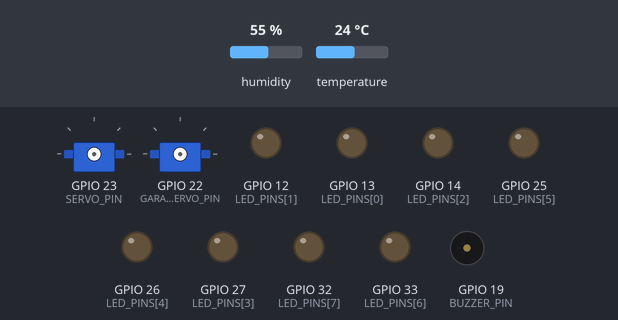
The sketch below on a simulated ESP32. Shown: 2 × servo, output pins drawn as LEDs (lit = HIGH), buzzer (waves = sounding, pin HIGH). Inputs (shaded band) come from the test bench; at power-on: humidity 55 %, temperature 24 °C. WiFi joins after 1.5 s; servers stay silent unless stated; uploads are accepted with an empty reply; what the sketch prints to the serial monitor is not drawn.

Above: at 0.0 s.
At 3.8 s:
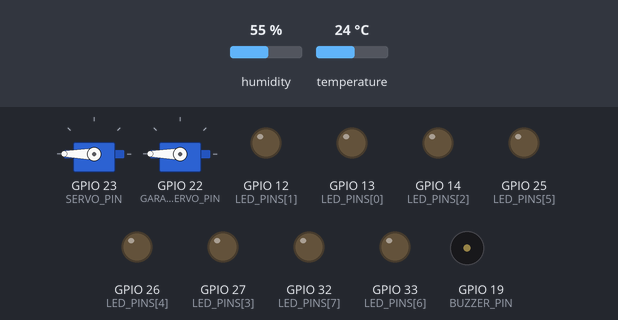
Timing chart, 0 to 5.3 s (numbered marks = the images above):
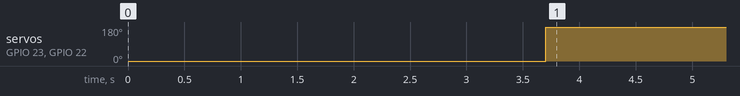

Measured:
- by itself, servo on GPIO 23 (SERVO_PIN), servo on GPIO 22 (GARAGE_SERVO_PIN): 0° → 180° at 3.7 s

The sketch:

esp32code.ino
```cpp
#include <WiFi.h>
#include <HTTPClient.h>
#include <ArduinoJson.h>
#include "DHT.h"
#include <NewPing.h>
#include <ESP32Servo.h>

// --- CONFIGURACIÓN DE RED ---
const char* WIFI_SSID = "CASA LEO";
const char* WIFI_PASSWORD = "198304LO";

// --- CONFIGURACIÓN DE BACKEND ---
const char* BACKEND_HOST = "192.168.1.15";
const int BACKEND_PORT = 5000;

// --- PINES ---
#define DHT_PIN 4
#define DHT_TYPE DHT11
DHT dht(DHT_PIN, DHT_TYPE);

#define SONAR_TRIGGER_PIN 5
#define SONAR_ECHO_PIN 18
#define MAX_DISTANCE 200
NewPing sonar(SONAR_TRIGGER_PIN, SONAR_ECHO_PIN, MAX_DISTANCE);

#define BUZZER_PIN 19

// --- SERVOMOTORES ---
#define SERVO_PIN 23        // Puerta Principal
#define GARAGE_SERVO_PIN 22 // --- NUEVO: Puerta de la Cochera

const int LED_PINS[] = {13, 12, 14, 27, 26, 25, 33, 32};
const int NUM_LEDS = 8;

// --- OBJETOS ---
Servo doorServo;   // Puerta Principal
Servo garageServo; // --- NUEVO: Objeto Servo Cochera

// --- ESTADOS Y TIMERS ---
long lastSensorTime = 0;
long lastCommandTime = 0;
const long sensorInterval = 5000;
const long commandInterval = 500;

// --- ESTADO LOCAL ---
int ultrasonicActive = 0;
int lastDistanceCm = 0;
int doorState = 0;   // 0 = Cerrado, 1 = Abierto (Principal)
int garageState = 0; // --- NUEVO: 0 = Cerrado, 1 = Abierto (Cochera)

void setup_wifi() {
    Serial.print("Conectando a ");
    Serial.println(WIFI_SSID);

    WiFi.begin(WIFI_SSID, WIFI_PASSWORD);
    while (WiFi.status() != WL_CONNECTED) {
        delay(500);
        Serial.print(".");
    }
    Serial.println("\nWiFi conectado!");
}

void readDHTSensors(float& t, float& h) {
    float temp = NAN;
    float hum  = NAN;

    for (int i = 0; i < 3 && (isnan(temp) || isnan(hum)); i++) {
        hum  = dht.readHumidity();
        temp = dht.readTemperature();
        if (isnan(temp) || isnan(hum)) delay(100);
    }

    if (isnan(temp) || isnan(hum)) {
        t = 0.0; h = 0.0;
    } else {
        t = temp; h = hum;
        Serial.print("T: "); Serial.print(t); Serial.print(" | H: "); Serial.println(h);
    }
}

void handleBuzzerAlert() {
    if (ultrasonicActive == 1) {
        lastDistanceCm = sonar.ping_cm();
        if (lastDistanceCm == 0) lastDistanceCm = MAX_DISTANCE;

        if (lastDistanceCm > 0 && lastDistanceCm < 8) {
            digitalWrite(BUZZER_PIN, HIGH);
        } else {
            digitalWrite(BUZZER_PIN, LOW);
        }
    } else {
        digitalWrite(BUZZER_PIN, LOW);
        lastDistanceCm = 0;
    }
}

// --- Función Puerta Principal ---
void handleDoor() {
    if (doorState == 1) {
        doorServo.write(90);
    } else {
        doorServo.write(180);
    }
}

// --- NUEVO: Función Puerta Cochera ---
void handleGarage() {
    // Si garageState es 1 (ABIERTO) -> 90 grados
    // Si garageState es 0 (CERRADO) -> 0 grados
    if (garageState == 1) {
        garageServo.write(90);
    } else {
        garageServo.write(180);
    }
}

void sendSensorData(float temp, float hum) {
    if (WiFi.status() != WL_CONNECTED) return;

    HTTPClient http;
    String url = "http://" + String(BACKEND_HOST) + ":" + String(BACKEND_PORT) + "/api/sensor_data";

    if (http.begin(url)) {
        StaticJsonDocument<256> doc;
        doc["temp"] = temp;
        doc["humedad"] = hum;
        doc["distancia"] = lastDistanceCm;

        String requestBody;
        serializeJson(doc, requestBody);

        http.addHeader("Content-Type", "application/json");
        int httpResponseCode = http.POST(requestBody);

        if (httpResponseCode <= 0) {
            Serial.print("Error enviando: ");
            Serial.println(http.errorToString(httpResponseCode));
        }
        http.end();
    }
}

void getControlCommands() {
    if (WiFi.status() != WL_CONNECTED) return;

    HTTPClient http;
    String url = "http://" + String(BACKEND_HOST) + ":" + String(BACKEND_PORT) + "/api/control_commands";

    if (http.begin(url)) {
        int httpCode = http.GET();

        if (httpCode == 200) {
            String payload = http.getString();
            StaticJsonDocument<1024> doc;
            DeserializationError error = deserializeJson(doc, payload);

            if (!error) {
                ultrasonicActive = doc["ultrasonic_active"].as<int>();

                // --- LEER ESTADO PUERTA PRINCIPAL ---
                if (doc.containsKey("door_open")) {
                    doorState = doc["door_open"].as<int>();
                }

                // --- NUEVO: LEER ESTADO COCHERA ---
                // Tu JSON backend debe enviar algo como: { "garage_open": 1 }
                if (doc.containsKey("garage_open")) {
                    garageState = doc["garage_open"].as<int>();
                }

                JsonArray ledsArray = doc["led_intensities"].as<JsonArray>();

                if (ledsArray.size() == NUM_LEDS) {
                    for (int i = 0; i < NUM_LEDS; i++) {
                        int val = ledsArray[i];
                        int pwm = map(val, 0, 100, 0, 255);
                        analogWrite(LED_PINS[i], pwm);
                    }
                }
            }
        }
        http.end();
    }
}

void setup() {
    Serial.begin(115200);
    delay(2000);
    dht.begin();

    // --- Configurar Servo Principal ---
    doorServo.attach(SERVO_PIN);
    doorServo.write(0);

    // --- NUEVO: Configurar Servo Cochera ---
    garageServo.attach(GARAGE_SERVO_PIN);
    garageServo.write(0); // Iniciar cerrada

    for (int i = 0; i < NUM_LEDS; i++) {
        pinMode(LED_PINS[i], OUTPUT);
        analogWrite(LED_PINS[i], 0);
    }

    pinMode(BUZZER_PIN, OUTPUT);
    digitalWrite(BUZZER_PIN, LOW);

    setup_wifi();
}

void loop() {
    if (WiFi.status() != WL_CONNECTED) {
        setup_wifi();
        return;
    }

    unsigned long currentTime = millis();

    if (currentTime - lastCommandTime >= commandInterval) {
        getControlCommands();
        handleBuzzerAlert();
        handleDoor();   // Puerta principal
        handleGarage(); // --- NUEVO: Puerta cochera
        lastCommandTime = currentTime;
    }

    if (currentTime - lastSensorTime >= sensorInterval) {
        float temp, hum;
        readDHTSensors(temp, hum);
        sendSensorData(temp, hum);
        lastSensorTime = currentTime;
    }
}
```
